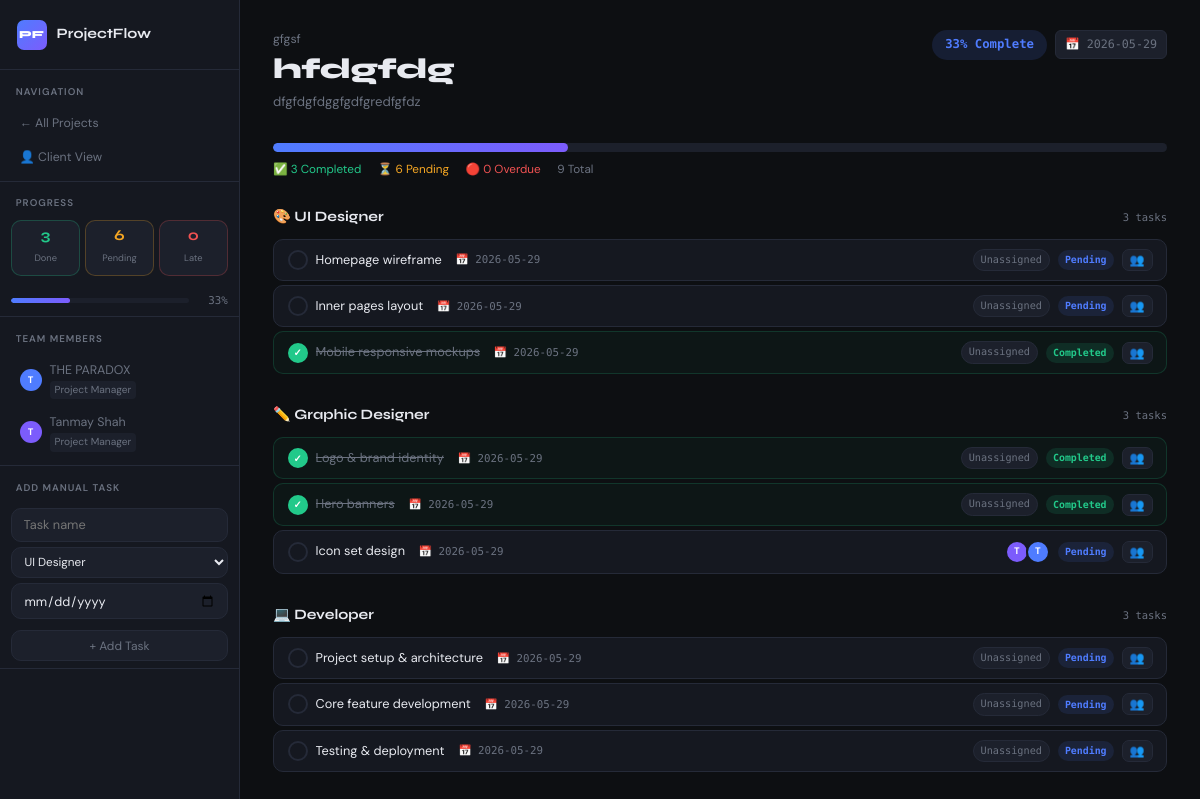
The app's page /project/1 with its own data.
### tables this page shows
CREATE TABLE team_members (
                id INTEGER PRIMARY KEY AUTOINCREMENT,
                name TEXT NOT NULL,
                role TEXT NOT NULL,
                email TEXT,
                avatar_color TEXT DEFAULT '#4f7cff',
                created_at TEXT DEFAULT (date('now'))
            );

CREATE TABLE clients (
                id INTEGER PRIMARY KEY AUTOINCREMENT,
                name TEXT NOT NULL,
                email TEXT,
                company TEXT,
                created_at TEXT DEFAULT (date('now'))
            );

CREATE TABLE projects (
                id INTEGER PRIMARY KEY AUTOINCREMENT,
                client_id INTEGER NOT NULL,
                title TEXT NOT NULL,
                description TEXT,
                deadline TEXT,
                created_at TEXT DEFAULT (date('now')),
                FOREIGN KEY (client_id) REFERENCES clients(id)
            );

CREATE TABLE tasks (
                id INTEGER PRIMARY KEY AUTOINCREMENT,
                project_id INTEGER NOT NULL,
                title TEXT NOT NULL,
                role TEXT NOT NULL,
                deadline TEXT,
                status TEXT DEFAULT 'Pending',
                notes TEXT DEFAULT '',
                FOREIGN KEY (project_id) REFERENCES projects(id)
            );

### app.py (the view)
@app.route('/project/<int:project_id>')
def project_detail(project_id):
    today = date.today().isoformat()
    with get_db() as conn:
        project = conn.execute('''
            SELECT p.*, c.name as client_name, c.id as client_id
            FROM projects p JOIN clients c ON p.client_id=c.id WHERE p.id=?
        ''', (project_id,)).fetchone()
        if not project: return redirect(url_for('index'))
        tasks   = conn.execute('SELECT * FROM tasks WHERE project_id=? ORDER BY role,deadline',
                               (project_id,)).fetchall()
        members = conn.execute('SELECT * FROM team_members ORDER BY name').fetchall()
    tasks_with_members = [{'task': t, 'assigned': get_task_assignments(t['id'])} for t in tasks]
    stats = compute_stats(project_id)
    return render_template('dashboard.html', project=project, tasks_with_members=tasks_with_members,
                           stats=stats, today=today, members=members)

### app.py (called while the page is built)
def get_db():
    conn = sqlite3.connect(DATABASE)
    conn.row_factory = sqlite3.Row
    conn.execute("PRAGMA journal_mode=WAL")
    return conn

def compute_stats(project_id):
    today = date.today().isoformat()
    with get_db() as conn:
        tasks = conn.execute('SELECT * FROM tasks WHERE project_id = ?', (project_id,)).fetchall()
    total     = len(tasks)
    completed = sum(1 for t in tasks if t['status'] == 'Completed')
    overdue   = sum(1 for t in tasks if t['status'] != 'Completed' and t['deadline'] and t['deadline'] < today)
    pending   = total - completed - overdue
    progress  = int((completed / total) * 100) if total else 0
    return dict(total=total, completed=completed, overdue=overdue, pending=pending, progress=progress)

def get_task_assignments(task_id):
    with get_db() as conn:
        return conn.execute('''
            SELECT tm.* FROM team_members tm
            JOIN task_assignments ta ON ta.member_id = tm.id
            WHERE ta.task_id = ?
        ''', (task_id,)).fetchall()

### templates/dashboard.html (shortened to what this page needs)
<!DOCTYPE html>
<html lang="en">
<head>
  <link rel="stylesheet" href="{{ url_for('static', filename='style.css') }}"/>
</head>
<body>
<aside class="sidebar">
  <div class="logo">
    <a href="{{ url_for('index') }}" class="logo-link">
      <span class="logo-mark">PF</span>
      <span class="logo-text">ProjectFlow</span>
    </a>
  </div>
  <nav class="nav-section">
    <p class="nav-label">Navigation</p>
    <a href="{{ url_for('index') }}" class="nav-item">← All Projects</a>
    <a href="{{ url_for('client_view', client_id=project.client_id) }}" class="nav-item">👤 Client View</a>
  </nav>
  <nav class="nav-section">
    <p class="nav-label">Progress</p>
    <div class="sidebar-stats">
      <div class="ss-item green"><span class="ss-num">{{ stats.completed }}</span><span class="ss-lbl">Done</span></div>
      <div class="ss-item yellow"><span class="ss-num">{{ stats.pending }}</span><span class="ss-lbl">Pending</span></div>
      <div class="ss-item red"><span class="ss-num">{{ stats.overdue }}</span><span class="ss-lbl">Late</span></div>
    </div>
    <div class="progress-wrap mt8">
      <div class="progress-bar"><div class="progress-fill" style="width:{{ stats.progress }}%"></div></div>
      <span class="progress-pct">{{ stats.progress }}%</span>
    </div>
  </nav>
  <nav class="nav-section">
    <p class="nav-label">Team Members</p>
    {% if members %}
      {% for m in members %}
      <div class="nav-item" style="gap:8px">
        <span class="nav-avatar" style="background:{{ m.avatar_color }}">{{ m.name[0].upper() }}</span>
        <div>
          <span style="font-size:.83rem">{{ m.name }}</span>
          <span class="member-role-tag" style="display:block;font-size:.68rem">{{ m.role }}</span>
        </div>
      </div>
      {% endfor %}
    {% else %}
      <p class="nav-empty">Add team members from the dashboard</p>
    {% endif %}
  </nav>
  <nav class="nav-section">
    <p class="nav-label">Add Manual Task</p>
    <form method="POST" action="{{ url_for('add_task') }}" class="mini-form">
      <input type="text" name="title" placeholder="Task name" required/>
      <select name="role">
        <option value="UI Designer">UI Designer</option>
      </select>
      <input type="date" name="deadline"/>
      <button type="submit" class="btn-ghost full mt6">+ Add Task</button>
    </form>
  </nav>
</aside>
<main class="main">
  <header class="topbar">
    <div>
      <p class="page-sub">{{ project.client_name }}</p>
      <h1 class="page-title">{{ project.title }}</h1>
      {% if project.description %}<p class="page-desc">{{ project.description }}</p>{% endif %}
    </div>
    <div class="topbar-right">
      <span class="badge badge-lg {% if stats.progress==100 %}badge-green{% elif stats.overdue>0 %}badge-red{% else %}badge-blue{% endif %}">
        {{ stats.progress }}% Complete
      </span>
      {% if project.deadline %}<span class="deadline-tag">📅 {{ project.deadline }}</span>{% endif %}
    </div>
  </header>
  <div class="big-progress-wrap">
    <div class="big-progress-bar">
      <div class="big-progress-fill {% if stats.progress==100 %}fill-green{% elif stats.overdue>0 %}fill-red{% endif %}"
           style="width:{{ stats.progress }}%"></div>
    </div>
    <div class="progress-legend">
      <span class="leg green">✅ {{ stats.completed }} Completed</span>
      <span class="leg yellow">⏳ {{ stats.pending }} Pending</span>
      <span class="leg red">🔴 {{ stats.overdue }} Overdue</span>
      <span class="leg muted">{{ stats.total }} Total</span>
    </div>
  </div>
  {% set roles = [('UI Designer','🎨'), ('Graphic Designer','✏️'), ('Developer','💻')] %}
  {% for role, icon in roles %}
  {% set role_tasks = tasks_with_members | selectattr('task.role', 'equalto', role) | list %}
  {% if role_tasks %}
  <section class="task-section">
    <h2 class="role-title">
      {{ icon }} {{ role }}
      <span class="role-count">{{ role_tasks|length }} tasks</span>
    </h2>
    <div class="task-list">
      {% for item in role_tasks %}
      {% set task = item.task %}
      {% set assigned = item.assigned %}
      {% set is_overdue = task.status != 'Completed' and task.deadline and task.deadline < today %}
      <div class="task-row {% if task.status=='Completed' %}task-done{% elif is_overdue %}task-overdue{% endif %}">
        <form method="POST" action="{{ url_for('toggle_task', task_id=task.id) }}">
          <button type="submit" class="check-btn {% if task.status=='Completed' %}checked{% endif %}">
            {% if task.status=='Completed' %}✓{% endif %}
          </button>
        </form>
        <div class="task-info">
          <span class="task-title">{{ task.title }}</span>
          {% if task.deadline %}
          <span class="task-deadline {% if is_overdue %}meta-overdue{% endif %}">📅 {{ task.deadline }}</span>
          {% endif %}
        </div>
        <div class="assignees">
          {% for m in assigned %}
          <span class="assignee-chip" style="background:{{ m.avatar_color }}" title="{{ m.name }} ({{ m.role }})">
            {{ m.name[0].upper() }}
          </span>
          {% endfor %}
          {% if not assigned %}
          <span class="unassigned-tag">Unassigned</span>
          {% endif %}
        </div>
        <span class="task-status {% if task.status=='Completed' %}status-done{% elif is_overdue %}status-overdue{% else %}status-pending{% endif %}">
          {% if task.status=='Completed' %}Completed{% elif is_overdue %}Overdue{% else %}Pending{% endif %}
        </span>
        <button class="assign-btn" onclick="openAssign({{ task.id }}, '{{ task.title|replace("'","\\'") }}')" title="Assign members">
          👥
        </button>
      </div>
      {% endfor %}
    </div>
  </section>
  {% endif %}
  {% endfor %}
</main>
</body>
</html>

### records on screen
team_members: name "T", name "THE PARADOX", role "Project Manager"
team_members: name "T", name "Tanmay Shah", role "Project Manager"
clients: client_name "gfgsf"
projects: title "hfdgfdg", description "dfgfdgfdggfgdfgredfgfdz", deadline "2026-05-29"
tasks: title "Homepage wireframe", deadline "2026-05-29"
tasks: title "Inner pages layout", deadline "2026-05-29"
tasks: title "Mobile responsive mockups", deadline "2026-05-29"
tasks: title "Logo & brand identity", deadline "2026-05-29"
tasks: title "Hero banners", deadline "2026-05-29"
tasks: title "Icon set design", deadline "2026-05-29"
tasks: role "Developer" (drawn), title "Project setup & architecture", deadline "2026-05-29"
tasks: title "Core feature development", deadline "2026-05-29"
tasks: title "Testing & deployment", deadline "2026-05-29"

### other values on screen
{{ stats.completed }} "3"
{{ stats.pending }} "6"
{{ stats.overdue }} "0"
{{ stats.progress }} "33"
{{ stats.total }} "9"
{{ icon }} "🎨" "✏️" "💻"
{{ role }} "UI Designer" "Graphic Designer" "Developer"
{{ role_tasks|length }} "3" "3" "3"
